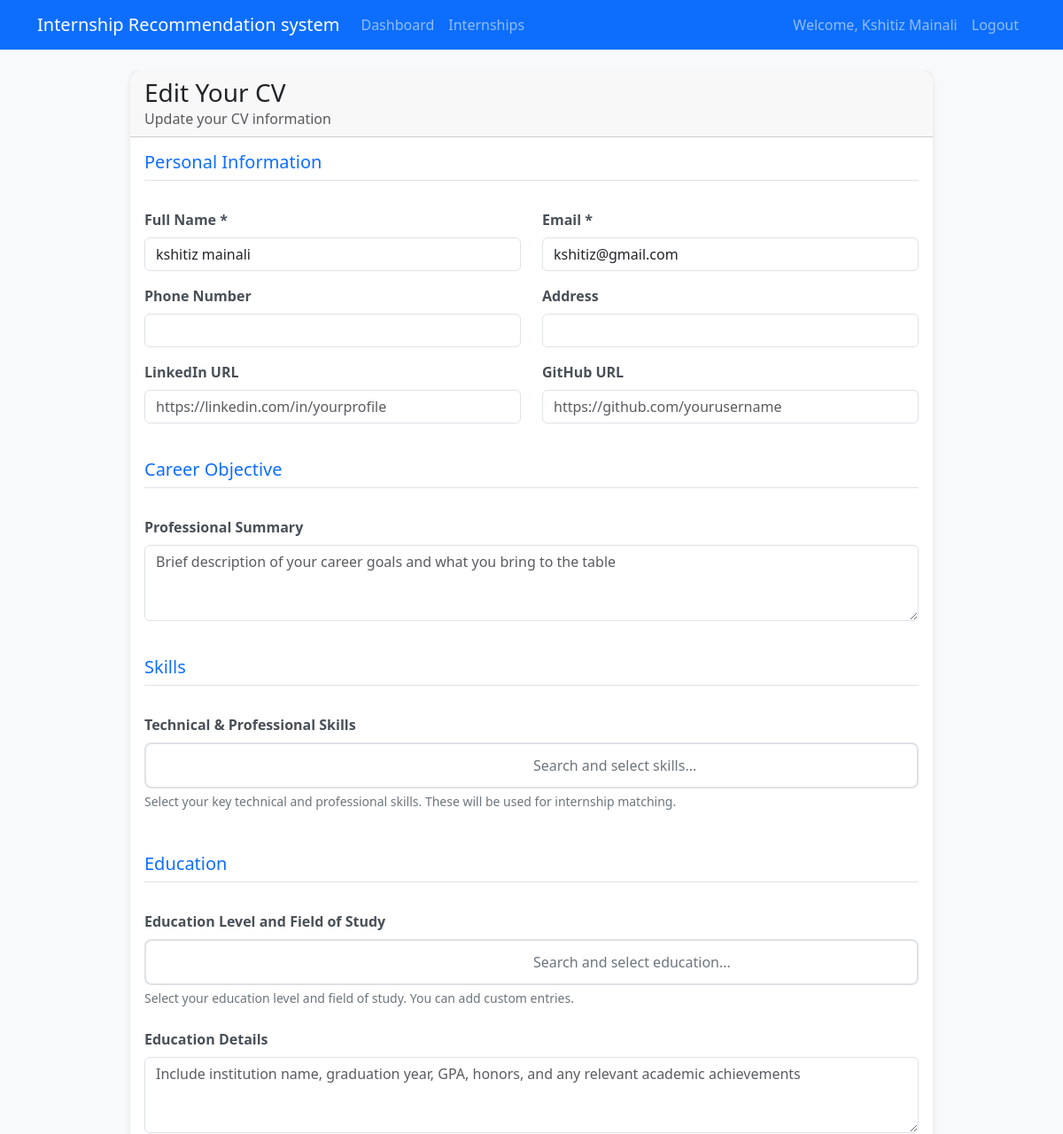
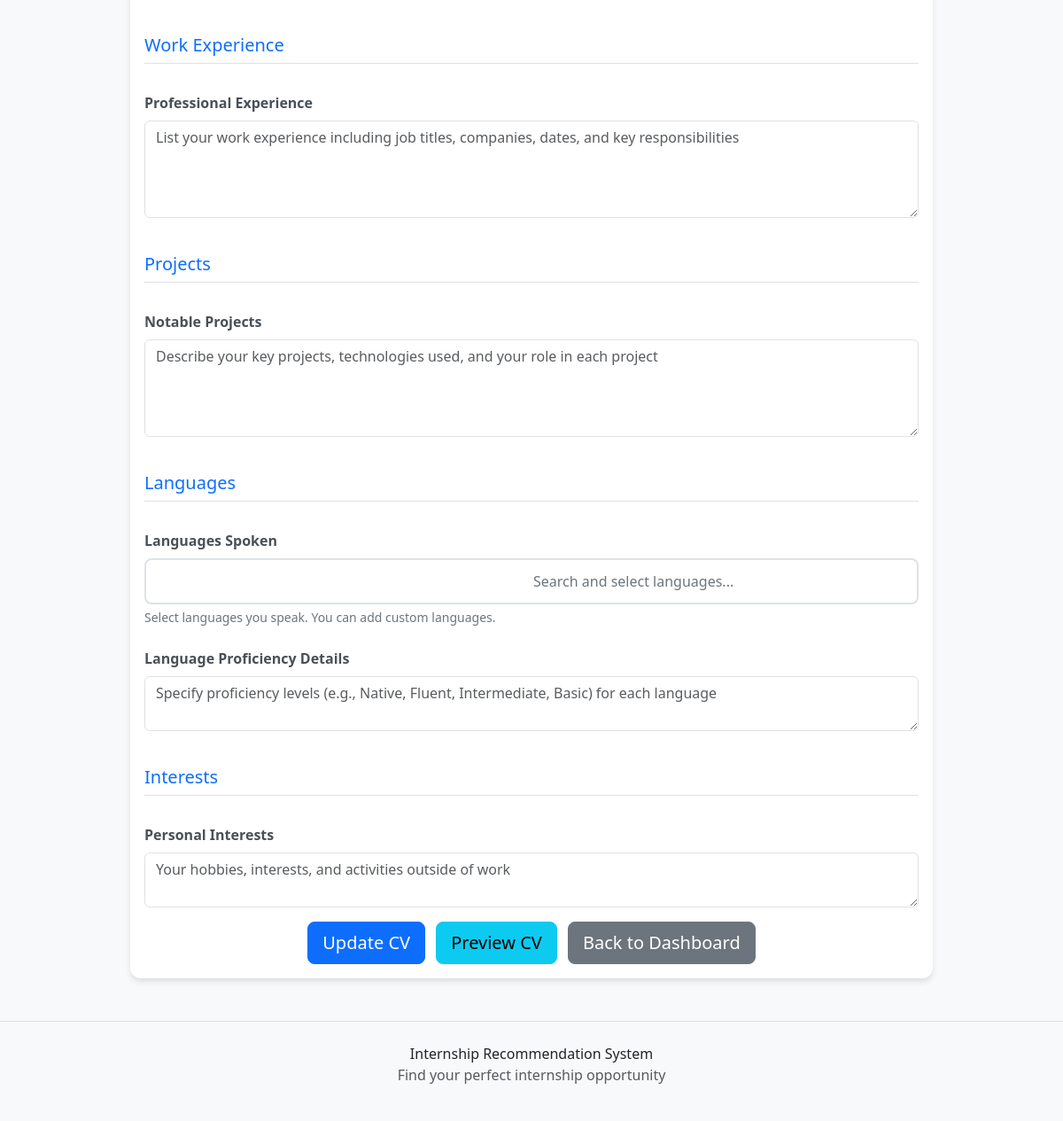
Page /cv/edit (signed in) on the committed database (2 pictures, top to bottom).
### tables this page shows
CREATE TABLE cvs (
            id INTEGER PRIMARY KEY AUTOINCREMENT,
            user_id INTEGER NOT NULL,
            full_name TEXT NOT NULL,
            email TEXT NOT NULL,
            phone TEXT,
            address TEXT,
            linkedin_url TEXT,
            github_url TEXT,
            objective TEXT,
            education TEXT,
            work_experience TEXT,
            projects TEXT,
            certifications TEXT,
            languages TEXT,
            interests TEXT,
            created_at TIMESTAMP DEFAULT CURRENT_TIMESTAMP,
            updated_at TIMESTAMP DEFAULT CURRENT_TIMESTAMP, education_details TEXT, languages_details TEXT, skills TEXT,
            FOREIGN KEY (user_id) REFERENCES users (id)
        );

### blueprints/cv.py (the view, shortened to what this page needs)
@cv_bp.route('/edit', methods=['GET', 'POST'])
def edit():
    auth_check = require_student_auth()
    if auth_check:
        return auth_check
    conn = get_db()
    irs = conn.cursor()
    irs.execute("SELECT * FROM cvs WHERE user_id=?", (session['user_id'],))
    cv = irs.fetchone()
    if not cv:
        flash('No CV found. Please create one first.', 'info')
        return redirect(url_for('cv.create'))
    return render_template('cv_edit.html', cv=cv)

### blueprints/cv.py (called while the page is built)
def require_student_auth():
    if 'user_id' not in session or session['role'] != 'student':
        flash('Please log in as a student', 'danger')
        return redirect(url_for('auth.login'))
    return None

### utils/database.py (called while the page is built)
def get_db():
    conn = sqlite3.connect(current_app.config['DATABASE'])
    conn.row_factory = sqlite3.Row
    return conn

### templates/cv_edit.html (shortened to what this page needs)
{% extends "base.html" %}
{% block content %}
<div class="container mt-4">
    <div class="row justify-content-center">
        <div class="col-md-10">
            <div class="card">
                <div class="card-header">
                    <h3 class="mb-0"> Edit Your CV</h3>
                    <p class="text-muted mb-0">Update your CV information</p>
                </div>
                <div class="card-body">
                    <form method="POST">
                        <div class="row mb-4">
                            <div class="col-12">
                                <h5 class="text-primary border-bottom pb-2">Personal Information</h5>
                            </div>
                        </div>
                        <div class="row">
                            <div class="col-md-6 mb-3">
                                <label for="full_name" class="form-label">Full Name *</label>
                                <input type="text" class="form-control" id="full_name" name="full_name" value="{{ cv.full_name }}" required>
                            </div>
                            <div class="col-md-6 mb-3">
                                <label for="email" class="form-label">Email *</label>
                                <input type="email" class="form-control" id="email" name="email" value="{{ cv.email }}" required>
                            </div>
                        </div>
                        <div class="row">
                            <div class="col-md-6 mb-3">
                                <label for="phone" class="form-label">Phone Number</label>
                                <input type="tel" class="form-control" id="phone" name="phone" value="{{ cv.phone or '' }}">
                            </div>
                            <div class="col-md-6 mb-3">
                                <label for="address" class="form-label">Address</label>
                                <input type="text" class="form-control" id="address" name="address" value="{{ cv.address or '' }}">
                            </div>
                        </div>
                        <div class="row">
                            <div class="col-md-6 mb-3">
                                <label for="linkedin_url" class="form-label">LinkedIn URL</label>
                                <input type="url" class="form-control" id="linkedin_url" name="linkedin_url" value="{{ cv.linkedin_url or '' }}" placeholder="https://linkedin.com/in/yourprofile">
                            </div>
                            <div class="col-md-6 mb-3">
                                <label for="github_url" class="form-label">GitHub URL</label>
                                <input type="url" class="form-control" id="github_url" name="github_url" value="{{ cv.github_url or '' }}" placeholder="https://github.com/yourusername">
                            </div>
                        </div>
                        <div class="row mb-4">
                            <div class="col-12">
                                <h5 class="text-primary border-bottom pb-2 mt-4">Career Objective</h5>
                            </div>
                        </div>
                        <div class="mb-3">
                            <label for="objective" class="form-label">Professional Summary</label>
                            <textarea class="form-control" id="objective" name="objective" rows="3" placeholder="Brief description of your career goals and what you bring to the table">{{ cv.objective or '' }}</textarea>
                        </div>
                        <div class="row mb-4">
                            <div class="col-12">
                                <h5 class="text-primary border-bottom pb-2 mt-4">Skills</h5>
                            </div>
                        </div>
                        <div class="search-selection-field">
                            <label for="skills-selection" class="form-label">Technical & Professional Skills</label>
                            <div id="skills-selection" data-name="certifications"></div>
                            <div class="form-text">Select your key technical and professional skills. These will be used for internship matching.</div>
                        </div>
                        <div class="row mb-4">
                            <div class="col-12">
                                <h5 class="text-primary border-bottom pb-2 mt-4">Education</h5>
                            </div>
                        </div>
                        <div class="search-selection-field">
                            <label for="education-selection" class="form-label">Education Level and Field of Study</label>
                            <div id="education-selection" data-name="education"></div>
                            <div class="form-text">Select your education level and field of study. You can add custom entries.</div>
                        </div>
                        <div class="mb-3">
                            <label for="education_details" class="form-label">Education Details</label>
                            <textarea class="form-control" id="education_details" name="education_details" rows="3" placeholder="Include institution name, graduation year, GPA, honors, and any relevant academic achievements">{{ cv.education or '' }}</textarea>
                        </div>
                        <div class="row mb-4">
                            <div class="col-12">
                                <h5 class="text-primary border-bottom pb-2 mt-4">Work Experience</h5>
                            </div>
                        </div>
                        <div class="mb-3">
                            <label for="work_experience" class="form-label">Professional Experience</label>
                            <textarea class="form-control" id="work_experience" name="work_experience" rows="4" placeholder="List your work experience including job titles, companies, dates, and key responsibilities">{{ cv.work_experience or '' }}</textarea>
                        </div>
                        <div class="row mb-4">
                            <div class="col-12">
                                <h5 class="text-primary border-bottom pb-2 mt-4">Projects</h5>
                            </div>
                        </div>
                        <div class="mb-3">
                            <label for="projects" class="form-label">Notable Projects</label>
                            <textarea class="form-control" id="projects" name="projects" rows="4" placeholder="Describe your key projects, technologies used, and your role in each project">{{ cv.projects or '' }}</textarea>
                        </div>
                        <div class="row mb-4">
                            <div class="col-12">
                                <h5 class="text-primary border-bottom pb-2 mt-4">Languages</h5>
                            </div>
                        </div>
                        <div class="search-selection-field">
                            <label for="languages-selection" class="form-label">Languages Spoken</label>
                            <div id="languages-selection" data-name="languages"></div>
                            <div class="form-text">Select languages you speak. You can add custom languages.</div>
                        </div>
                        <div class="mb-3">
                            <label for="languages_details" class="form-label">Language Proficiency Details</label>
                            <textarea class="form-control" id="languages_details" name="languages_details" rows="2" placeholder="Specify proficiency levels (e.g., Native, Fluent, Intermediate, Basic) for each language">{{ cv.languages or '' }}</textarea>
                        </div>
                        <div class="row mb-4">
                            <div class="col-12">
                                <h5 class="text-primary border-bottom pb-2 mt-4">Interests</h5>
                            </div>
                        </div>
                        <div class="mb-3">
                            <label for="interests" class="form-label">Personal Interests</label>
                            <textarea class="form-control" id="interests" name="interests" rows="2" placeholder="Your hobbies, interests, and activities outside of work">{{ cv.interests or '' }}</textarea>
                        </div>
                        <div class="row">
                            <div class="col-12 text-center">
                                <button type="submit" class="btn btn-primary btn-lg">
                                     Update CV
                                </button>
                                <a href="{{ url_for('cv.view') }}" class="btn btn-info btn-lg ms-2">
                                     Preview CV
                                </a>
                                <a href="{{ url_for('student.dashboard') }}" class="btn btn-secondary btn-lg ms-2">
                                     Back to Dashboard
                                </a>
                            </div>
                        </div>
                    </form>
                </div>
            </div>
        </div>
    </div>
</div>
{% endblock %}

### templates/components/navbar.html (shortened to what this page needs)
<nav class="navbar navbar-expand-lg navbar-dark bg-primary">
  <div class="container">
    <a class="navbar-brand" href="{{ url_for('main.home') }}"
      >Internship Recommendation system</a
    >
    <div class="collapse navbar-collapse" id="navbarNav">
      <ul class="navbar-nav me-auto">
        {% if 'user_id' in session %} {% if session['role'] == 'student' %}
        <li class="nav-item">
          <a class="nav-link" href="{{ url_for('student.dashboard') }}"
            >Dashboard</a
          >
        </li>
        <li class="nav-item">
          <a class="nav-link" href="{{ url_for('main.internships') }}"
            >Internships</a
          >
        </li>
        {% elif session['role'] == 'admin' %}
        <li class="nav-item">
          <a class="nav-link" href="{{ url_for('admin.dashboard') }}"
            >Dashboard</a
          >
        </li>
        {% endif %} {% endif %}
      </ul>
      <ul class="navbar-nav">
        {% if 'user_id' in session %}
        <li class="nav-item">
          <span class="nav-link">Welcome, {{ session['name'] }}</span>
        </li>
        <li class="nav-item">
          <a class="nav-link" href="{{ url_for('auth.logout') }}">Logout</a>
        </li>
        {% endif %}
      </ul>
    </div>
  </div>
</nav>

### static/css/style.css (style rules this page uses)
body { background-color: #f8f9fa; font-family: 'Segoe UI', Tahoma, Geneva, Verdana, sans-serif; }
.card { border: none; border-radius: 0.75rem; box-shadow: 0 4px 6px rgba(0, 0, 0, 0.1); transition: transform 0.3s, box-shadow 0.3s; }
.form-label { font-weight: 600; color: #495057; margin-bottom: 0.5rem; }
.search-selection-field { margin-bottom: 1.5rem; }
.search-selection-field .form-label { font-weight: 600; color: #495057; margin-bottom: 0.5rem; display: block; }
.search-selection-field .form-text { font-size: 0.875rem; color: #6c757d; margin-top: 0.25rem; }

### rows in the picture
cvs: name "Kshitiz Mainali", full_name "kshitiz mainali", email "kshitiz@gmail.com"
